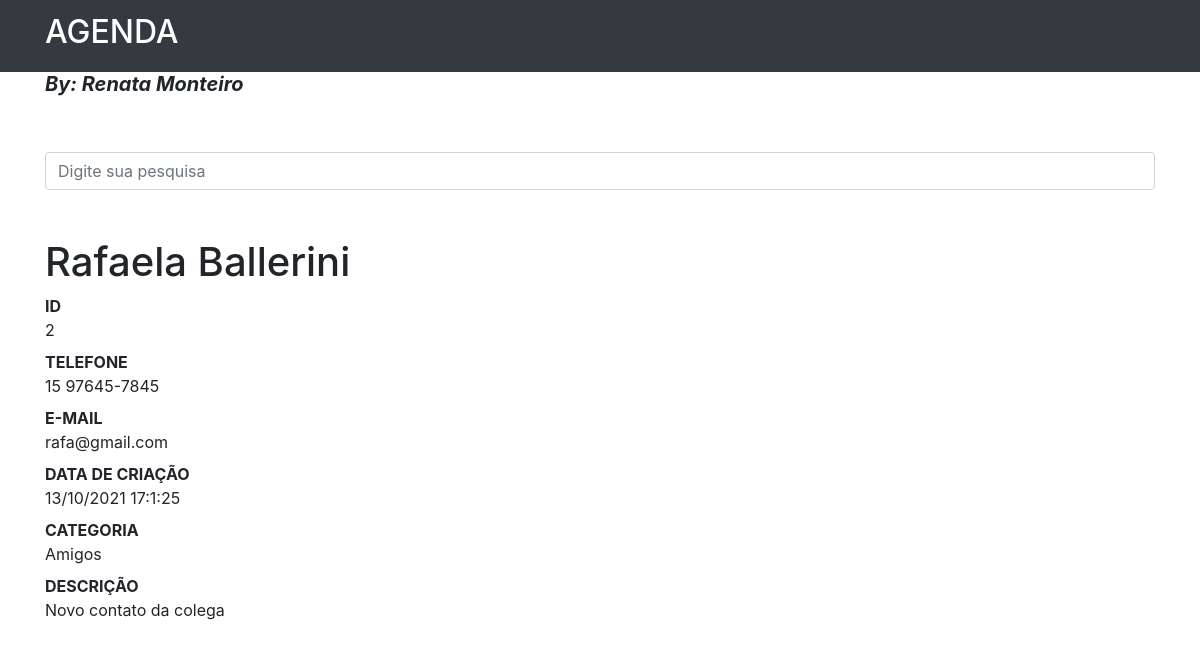
/2, run on the app's committed database.
### contatos/models.py (models this page shows, shortened)
class Contato(models.Model):
    nome = models.CharField(max_length=255)
    sobrenome = models.CharField(max_length=255, blank=True)
    telefone = models.CharField(max_length=255)
    email = models.CharField(max_length=255, blank=True)
    data_criacao = models.DateTimeField(default=timezone.now)
    descricao = models.TextField(blank=True)
    categoria = models.ForeignKey(Categoria, on_delete=models.DO_NOTHING)
    mostrar = models.BooleanField(default=True)
    foto = models.ImageField(blank=True, upload_to='fotos/%Y/%m')

class Categoria(models.Model):
    nome = models.CharField(max_length=255)
    def __str__(self):
        return self.nome

### contatos/views.py (the view)
# urls.py: path('<int:contato_id>', views.ver_contato, name='ver_contato'),
def ver_contato(request, contato_id):
    contato = get_object_or_404(Contato, id=contato_id)
    if not contato.mostrar:
        raise Http404()
    return render(request, 'contatos/ver_contato.html', {
        'contato': contato
    })

### contatos/templates/contatos/ver_contato.html (shortened to what this page needs)
{% extends 'base.html' %}
{%block conteudo%}
<h1 class="mt-5">{{ contato.nome }} {{ contato.sobrenome }} </h1>
  <dl>
      <dt>ID</dt>
      <dd>{{ contato.id }}</dd>
      <dt>TELEFONE</dt>
      <dd>{{ contato.telefone }}</dd>
      <dt>E-MAIL</dt>
      <dd>{{ contato.email }}</dd>
      <dt>DATA DE CRIAÇÃO</dt>
      <dd>{{ contato.data_criacao|date:'d/m/Y H:1:s' }}</dd>
      <dt>CATEGORIA</dt>
      <dd>{{ contato.categoria }}</dd>
      <dt>DESCRIÇÃO</dt>
      <dd>{{ contato.descricao }}</dd>
  </dl>
{%endblock%}

### data on the page
Contato: nome "Rafaela", sobrenome "Ballerini", id "2", telefone "15 97645-7845", email "rafa@gmail.com", data_criacao "13/10/2021 17:1:25", categoria "Amigos", descricao "Novo contato da colega"
